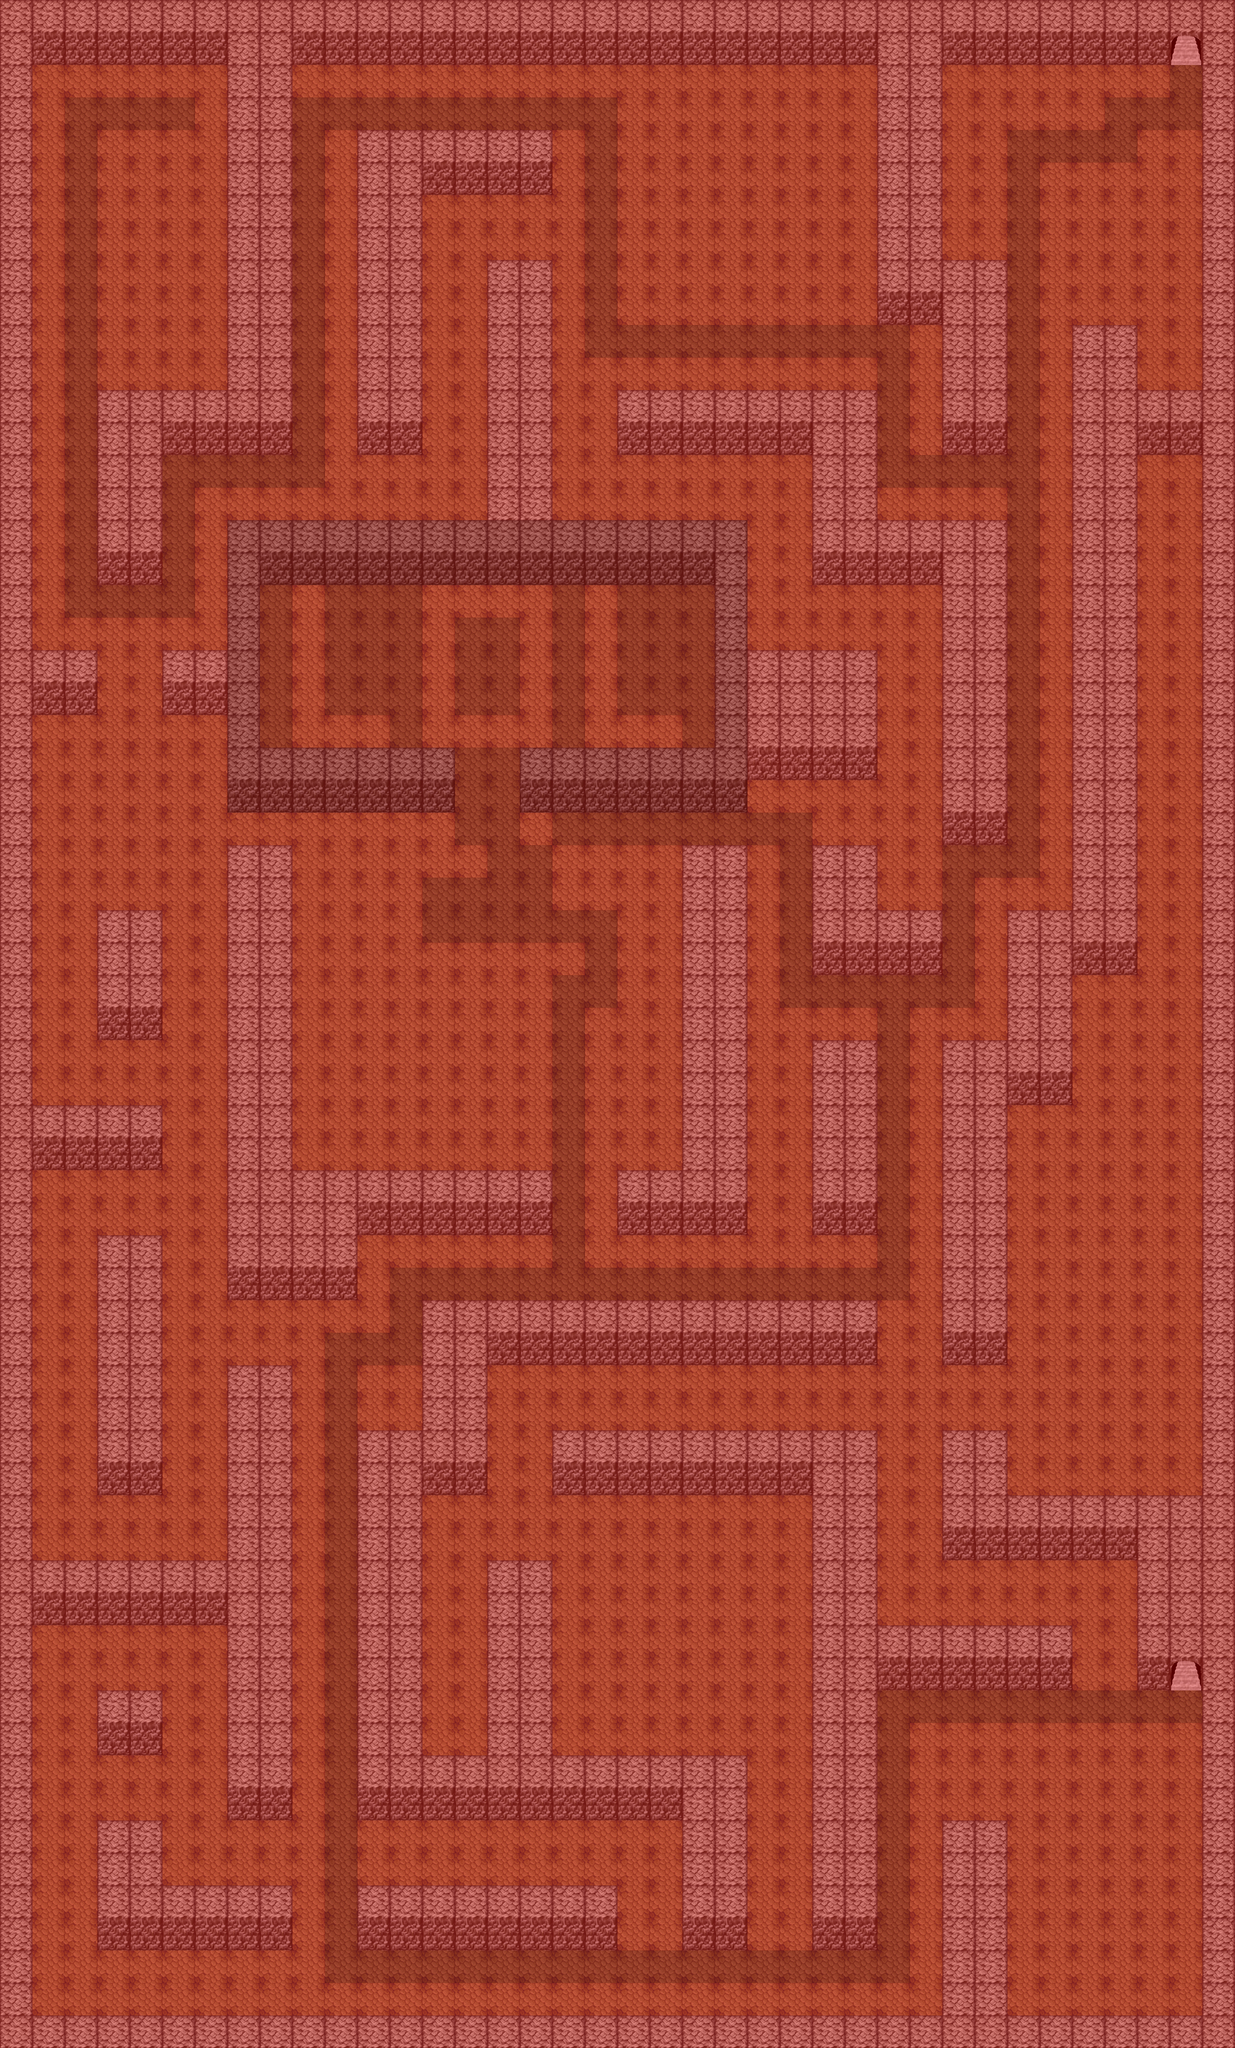

A level layout from a 2D game, rendered from its tile map. Below: a short description, then the map file with tile-grid data replaced by summaries:
An orthogonal 38x63 tile map with 100x100 px tiles, 1 tile layer (Map), 1 hidden layer not drawn, 7 tilesets.

<map version="1.0" orientation="orthogonal" renderorder="right-down" width="38" height="63" tilewidth="100" tileheight="100" nextobjectid="12">
 <tileset firstgid="1" source="RedMap.tsx" />
 <tileset firstgid="49" source="Traps.tsx" />
 <tileset firstgid="97" source="Items.tsx" />
 <tileset firstgid="145" source="Characters.tsx" />
 <tileset firstgid="193" source="../maps/Map.tsx" />
 <tileset firstgid="241" source="DarkRedmapTileSheet.tsx" />
 <tileset firstgid="289" source="Gates.tsx" />
 <layer name="Map" width="38" height="63">
  <data>[2394 cells, 2394 non-empty, 7 distinct tile ids]</data>
 </layer>
 <layer name="Entities" width="38" height="63" visible="0">
  <data>[2394 cells, 2369 non-empty, 18 distinct tile ids]</data>
 </layer>
</map>
